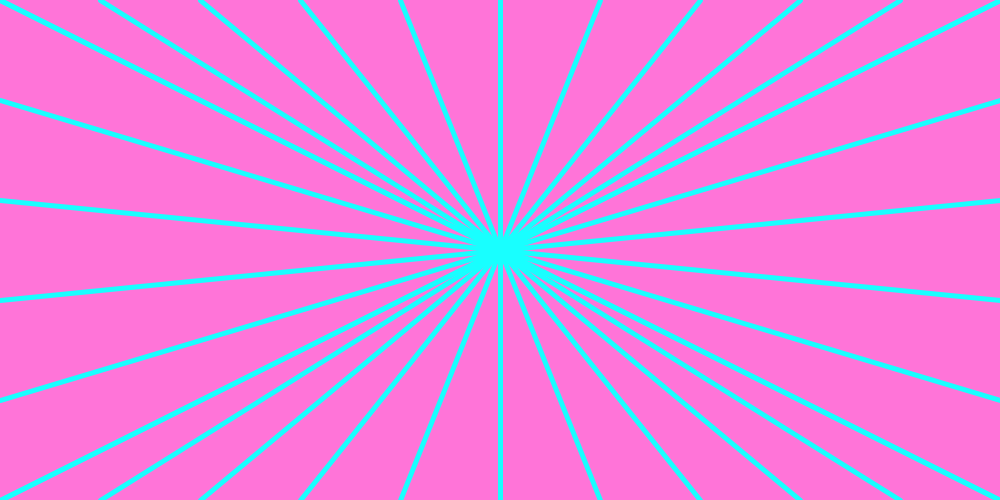
Frame 1 (no input)
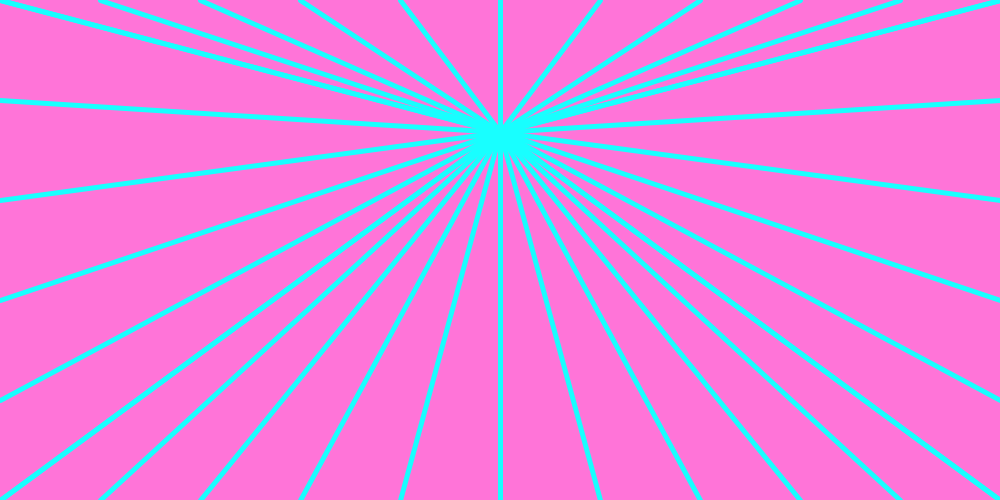
Frame 60 (the mouse pressed at the canvas centre just before this capture)
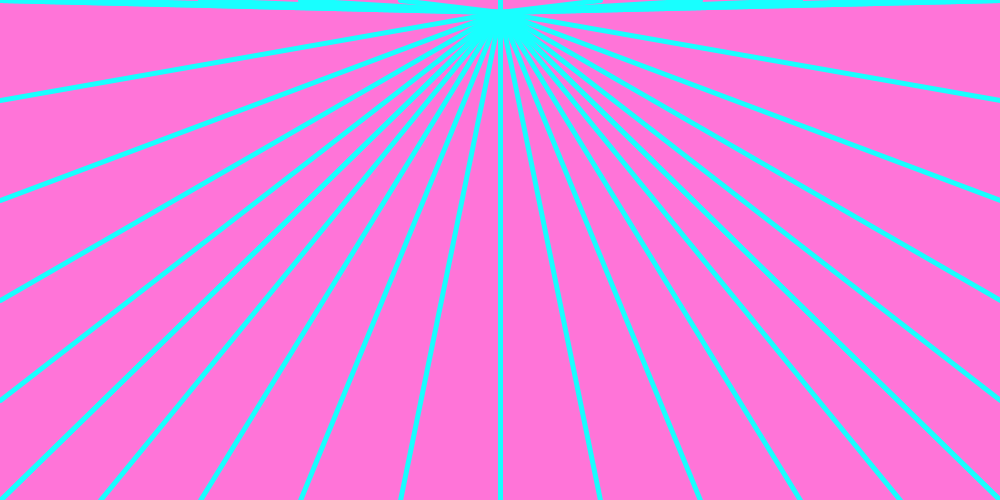
Frame 120 (the mouse held since frame 60 and released just before this capture)

The Processing sketch that drew these frames (run headless with seeded random() and noise(); from frame 60 on, the mouse is pressed at the canvas centre):

// Processing sketch: Kaleidoscope
// ── Kaleidoscope.pde
//Kaleidoscope Project
//Justin Whitfield

//Creates variables for speed, direction, and height 
float d;
float speed=2;
float ydirection =1;

//Setup used to store size to create window, color of lines, width of lines, variable for height
void setup() {
  size(1000, 500);
  stroke(#18FFFF);
  strokeWeight(5);
  d = height/2;
}
//Draw used to store background, to create lines for Kaleidoscope, and control the bounce at center
void draw() {
  background(#FF74D8);

  //for loop set to move left web vertically 
  for (int i=0; i<6; i = i+1) {
    line(0, 100*i, 500, d);
  }
  //line(100, 0, 500, d);
  //line(200, 0, 500, d);
  //line(300, 0, 500, d);
  //line(400, 0, 500, d);
  //line(500, 0, 500, d);

  //for loop set to move top web vertically 
  for (int i=0; i<11; i = i+1) {
    line(100*i, 0, 500, d);
  }  
  //line(0, 0, 500, d);
  //line(0, 100, 500, d);
  //line(0, 200, 500, d);
  //line(0, 300, 500, d);
  //line(0, 400, 500, d);
  //line(0, 500, 500, d);

  //for loop set to move right web vertically 
  for (int i=0; i<6; i = i+1) {
    line(1000, 100*i, 500, d);
  }    
  //line(1000, 0, 500, d);
  //line(1000, 100, 500, d);
  //line(1000, 200, 500, d);
  //line(1000, 300, 500, d);
  //line(1000, 400, 500, d);
  //line(1000, 500, 500, d);

  //for loop set to move bottom web vertically (Which are inversed or flipped from the top web)
  for (int i=0; i<11; i = i+1) {
    line(100*i, 500, 500, d);
  }
  
  //Variable and if statement used to control the speed and direction of the center 
  d = d - speed*ydirection;
  if (d < 2) { 
    ydirection *= -1;
  }

  if (d > 500) { 
    ydirection *= -1;
  }
}
